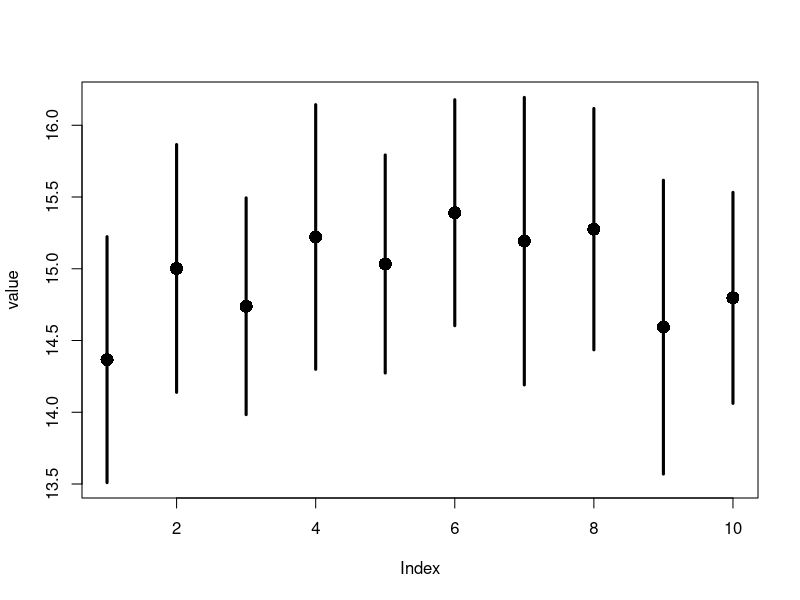

R code for this plot:
# Updated Jan 10th 2012, syntax updated for style guide.

ConfidenceIntervalMean <- function(data, alpha=0.05){
	data <- na.omit(data) # removing missing data!!!
	mean_data <- mean(data)
	std_err <- sd(data)/sqrt(length(data))
	lower_CI <- mean(data) + std_err*(qt(p=alpha/2,df=length(data)-1))
	upper_CI <- mean(data) + std_err*(qt(p=(1- alpha/2),df=length(data)-1))
	return(c(mean=mean_data, 
	    std_err=std_err, 
	    upperCI=upper_CI, 
	    LowerCI=lower_CI))
	}
	
	
# This can be useful for something like this!
some_samples <- replicate(10, rnorm(20, 15, 2)) # Generating "10" samples each with 20 observations
ci_applish <- apply(X=some_samples, MARGIN=2, FUN=ConfidenceIntervalMean) # apply the CI function for all of these.

plot(ci_applish[1,], ylab="value", 
    ylim=range(ci_applish[3:4,]), cex=1.75, lwd=3, pch=16)
segments(x0=1:10,x1=1:10, y0=ci_applish[3,],
    y1=ci_applish[4,], lwd=3)	
